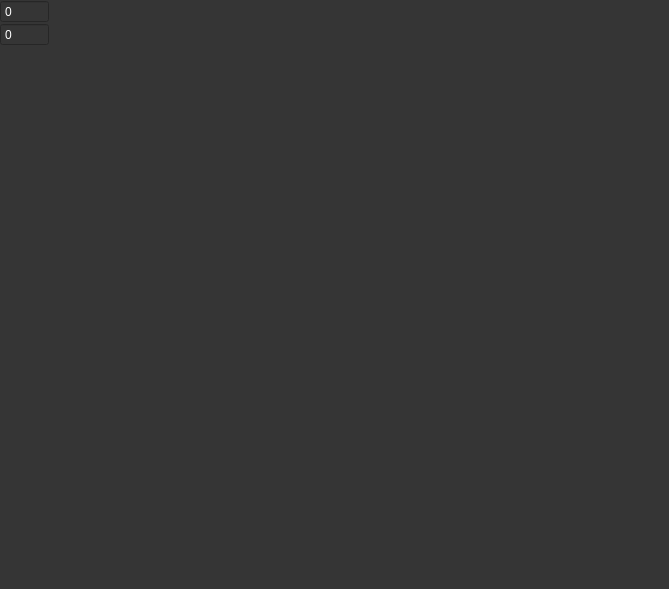
<?xml version="1.0" encoding="UTF-8"?>
<ui version="4.0">
 <class>Threshold</class>
 <widget class="QWidget" name="Threshold">
  <property name="geometry">
   <rect>
    <x>0</x>
    <y>0</y>
    <width>669</width>
    <height>589</height>
   </rect>
  </property>
  <property name="palette">
   <palette>
    <active>
     <colorrole role="WindowText">
      <brush brushstyle="SolidPattern">
       <color alpha="255">
        <red>255</red>
        <green>255</green>
        <blue>255</blue>
       </color>
      </brush>
     </colorrole>
     <colorrole role="Button">
      <brush brushstyle="SolidPattern">
       <color alpha="255">
        <red>53</red>
        <green>53</green>
        <blue>53</blue>
       </color>
      </brush>
     </colorrole>
     <colorrole role="Light">
      <brush brushstyle="SolidPattern">
       <color alpha="255">
        <red>53</red>
        <green>53</green>
        <blue>53</blue>
       </color>
      </brush>
     </colorrole>
     <colorrole role="Midlight">
      <brush brushstyle="SolidPattern">
       <color alpha="255">
        <red>53</red>
        <green>53</green>
        <blue>53</blue>
       </color>
      </brush>
     </colorrole>
     <colorrole role="Dark">
      <brush brushstyle="SolidPattern">
       <color alpha="255">
        <red>98</red>
        <green>98</green>
        <blue>98</blue>
       </color>
      </brush>
     </colorrole>
     <colorrole role="Mid">
      <brush brushstyle="SolidPattern">
       <color alpha="255">
        <red>154</red>
        <green>154</green>
        <blue>154</blue>
       </color>
      </brush>
     </colorrole>
     <colorrole role="Text">
      <brush brushstyle="SolidPattern">
       <color alpha="255">
        <red>255</red>
        <green>255</green>
        <blue>255</blue>
       </color>
      </brush>
     </colorrole>
     <colorrole role="BrightText">
      <brush brushstyle="SolidPattern">
       <color alpha="255">
        <red>255</red>
        <green>255</green>
        <blue>255</blue>
       </color>
      </brush>
     </colorrole>
     <colorrole role="ButtonText">
      <brush brushstyle="SolidPattern">
       <color alpha="255">
        <red>255</red>
        <green>255</green>
        <blue>255</blue>
       </color>
      </brush>
     </colorrole>
     <colorrole role="Base">
      <brush brushstyle="SolidPattern">
       <color alpha="255">
        <red>53</red>
        <green>53</green>
        <blue>53</blue>
       </color>
      </brush>
     </colorrole>
     <colorrole role="Window">
      <brush brushstyle="SolidPattern">
       <color alpha="255">
        <red>53</red>
        <green>53</green>
        <blue>53</blue>
       </color>
      </brush>
     </colorrole>
     <colorrole role="Shadow">
      <brush brushstyle="SolidPattern">
       <color alpha="255">
        <red>53</red>
        <green>53</green>
        <blue>53</blue>
       </color>
      </brush>
     </colorrole>
     <colorrole role="Highlight">
      <brush brushstyle="SolidPattern">
       <color alpha="255">
        <red>98</red>
        <green>98</green>
        <blue>98</blue>
       </color>
      </brush>
     </colorrole>
     <colorrole role="HighlightedText">
      <brush brushstyle="SolidPattern">
       <color alpha="255">
        <red>255</red>
        <green>255</green>
        <blue>255</blue>
       </color>
      </brush>
     </colorrole>
     <colorrole role="Link">
      <brush brushstyle="SolidPattern">
       <color alpha="255">
        <red>53</red>
        <green>53</green>
        <blue>53</blue>
       </color>
      </brush>
     </colorrole>
     <colorrole role="LinkVisited">
      <brush brushstyle="SolidPattern">
       <color alpha="255">
        <red>53</red>
        <green>53</green>
        <blue>53</blue>
       </color>
      </brush>
     </colorrole>
     <colorrole role="AlternateBase">
      <brush brushstyle="SolidPattern">
       <color alpha="255">
        <red>53</red>
        <green>53</green>
        <blue>53</blue>
       </color>
      </brush>
     </colorrole>
     <colorrole role="ToolTipBase">
      <brush brushstyle="SolidPattern">
       <color alpha="255">
        <red>255</red>
        <green>255</green>
        <blue>255</blue>
       </color>
      </brush>
     </colorrole>
     <colorrole role="ToolTipText">
      <brush brushstyle="SolidPattern">
       <color alpha="255">
        <red>255</red>
        <green>255</green>
        <blue>255</blue>
       </color>
      </brush>
     </colorrole>
     <colorrole role="PlaceholderText">
      <brush brushstyle="SolidPattern">
       <color alpha="128">
        <red>98</red>
        <green>98</green>
        <blue>98</blue>
       </color>
      </brush>
     </colorrole>
    </active>
    <inactive>
     <colorrole role="WindowText">
      <brush brushstyle="SolidPattern">
       <color alpha="255">
        <red>255</red>
        <green>255</green>
        <blue>255</blue>
       </color>
      </brush>
     </colorrole>
     <colorrole role="Button">
      <brush brushstyle="SolidPattern">
       <color alpha="255">
        <red>53</red>
        <green>53</green>
        <blue>53</blue>
       </color>
      </brush>
     </colorrole>
     <colorrole role="Light">
      <brush brushstyle="SolidPattern">
       <color alpha="255">
        <red>53</red>
        <green>53</green>
        <blue>53</blue>
       </color>
      </brush>
     </colorrole>
     <colorrole role="Midlight">
      <brush brushstyle="SolidPattern">
       <color alpha="255">
        <red>53</red>
        <green>53</green>
        <blue>53</blue>
       </color>
      </brush>
     </colorrole>
     <colorrole role="Dark">
      <brush brushstyle="SolidPattern">
       <color alpha="255">
        <red>98</red>
        <green>98</green>
        <blue>98</blue>
       </color>
      </brush>
     </colorrole>
     <colorrole role="Mid">
      <brush brushstyle="SolidPattern">
       <color alpha="255">
        <red>154</red>
        <green>154</green>
        <blue>154</blue>
       </color>
      </brush>
     </colorrole>
     <colorrole role="Text">
      <brush brushstyle="SolidPattern">
       <color alpha="255">
        <red>255</red>
        <green>255</green>
        <blue>255</blue>
       </color>
      </brush>
     </colorrole>
     <colorrole role="BrightText">
      <brush brushstyle="SolidPattern">
       <color alpha="255">
        <red>255</red>
        <green>255</green>
        <blue>255</blue>
       </color>
      </brush>
     </colorrole>
     <colorrole role="ButtonText">
      <brush brushstyle="SolidPattern">
       <color alpha="255">
        <red>255</red>
        <green>255</green>
        <blue>255</blue>
       </color>
      </brush>
     </colorrole>
     <colorrole role="Base">
      <brush brushstyle="SolidPattern">
       <color alpha="255">
        <red>53</red>
        <green>53</green>
        <blue>53</blue>
       </color>
      </brush>
     </colorrole>
     <colorrole role="Window">
      <brush brushstyle="SolidPattern">
       <color alpha="255">
        <red>53</red>
        <green>53</green>
        <blue>53</blue>
       </color>
      </brush>
     </colorrole>
     <colorrole role="Shadow">
      <brush brushstyle="SolidPattern">
       <color alpha="255">
        <red>53</red>
        <green>53</green>
        <blue>53</blue>
       </color>
      </brush>
     </colorrole>
     <colorrole role="Highlight">
      <brush brushstyle="SolidPattern">
       <color alpha="255">
        <red>98</red>
        <green>98</green>
        <blue>98</blue>
       </color>
      </brush>
     </colorrole>
     <colorrole role="HighlightedText">
      <brush brushstyle="SolidPattern">
       <color alpha="255">
        <red>255</red>
        <green>255</green>
        <blue>255</blue>
       </color>
      </brush>
     </colorrole>
     <colorrole role="Link">
      <brush brushstyle="SolidPattern">
       <color alpha="255">
        <red>53</red>
        <green>53</green>
        <blue>53</blue>
       </color>
      </brush>
     </colorrole>
     <colorrole role="LinkVisited">
      <brush brushstyle="SolidPattern">
       <color alpha="255">
        <red>53</red>
        <green>53</green>
        <blue>53</blue>
       </color>
      </brush>
     </colorrole>
     <colorrole role="AlternateBase">
      <brush brushstyle="SolidPattern">
       <color alpha="255">
        <red>53</red>
        <green>53</green>
        <blue>53</blue>
       </color>
      </brush>
     </colorrole>
     <colorrole role="ToolTipBase">
      <brush brushstyle="SolidPattern">
       <color alpha="255">
        <red>255</red>
        <green>255</green>
        <blue>255</blue>
       </color>
      </brush>
     </colorrole>
     <colorrole role="ToolTipText">
      <brush brushstyle="SolidPattern">
       <color alpha="255">
        <red>255</red>
        <green>255</green>
        <blue>255</blue>
       </color>
      </brush>
     </colorrole>
     <colorrole role="PlaceholderText">
      <brush brushstyle="SolidPattern">
       <color alpha="128">
        <red>98</red>
        <green>98</green>
        <blue>98</blue>
       </color>
      </brush>
     </colorrole>
    </inactive>
    <disabled>
     <colorrole role="WindowText">
      <brush brushstyle="SolidPattern">
       <color alpha="255">
        <red>255</red>
        <green>255</green>
        <blue>255</blue>
       </color>
      </brush>
     </colorrole>
     <colorrole role="Button">
      <brush brushstyle="SolidPattern">
       <color alpha="255">
        <red>53</red>
        <green>53</green>
        <blue>53</blue>
       </color>
      </brush>
     </colorrole>
     <colorrole role="Light">
      <brush brushstyle="SolidPattern">
       <color alpha="255">
        <red>53</red>
        <green>53</green>
        <blue>53</blue>
       </color>
      </brush>
     </colorrole>
     <colorrole role="Midlight">
      <brush brushstyle="SolidPattern">
       <color alpha="255">
        <red>53</red>
        <green>53</green>
        <blue>53</blue>
       </color>
      </brush>
     </colorrole>
     <colorrole role="Dark">
      <brush brushstyle="SolidPattern">
       <color alpha="255">
        <red>98</red>
        <green>98</green>
        <blue>98</blue>
       </color>
      </brush>
     </colorrole>
     <colorrole role="Mid">
      <brush brushstyle="SolidPattern">
       <color alpha="255">
        <red>154</red>
        <green>154</green>
        <blue>154</blue>
       </color>
      </brush>
     </colorrole>
     <colorrole role="Text">
      <brush brushstyle="SolidPattern">
       <color alpha="255">
        <red>255</red>
        <green>255</green>
        <blue>255</blue>
       </color>
      </brush>
     </colorrole>
     <colorrole role="BrightText">
      <brush brushstyle="SolidPattern">
       <color alpha="255">
        <red>255</red>
        <green>255</green>
        <blue>255</blue>
       </color>
      </brush>
     </colorrole>
     <colorrole role="ButtonText">
      <brush brushstyle="SolidPattern">
       <color alpha="255">
        <red>255</red>
        <green>255</green>
        <blue>255</blue>
       </color>
      </brush>
     </colorrole>
     <colorrole role="Base">
      <brush brushstyle="SolidPattern">
       <color alpha="255">
        <red>53</red>
        <green>53</green>
        <blue>53</blue>
       </color>
      </brush>
     </colorrole>
     <colorrole role="Window">
      <brush brushstyle="SolidPattern">
       <color alpha="255">
        <red>53</red>
        <green>53</green>
        <blue>53</blue>
       </color>
      </brush>
     </colorrole>
     <colorrole role="Shadow">
      <brush brushstyle="SolidPattern">
       <color alpha="255">
        <red>53</red>
        <green>53</green>
        <blue>53</blue>
       </color>
      </brush>
     </colorrole>
     <colorrole role="Highlight">
      <brush brushstyle="SolidPattern">
       <color alpha="255">
        <red>98</red>
        <green>98</green>
        <blue>98</blue>
       </color>
      </brush>
     </colorrole>
     <colorrole role="HighlightedText">
      <brush brushstyle="SolidPattern">
       <color alpha="255">
        <red>255</red>
        <green>255</green>
        <blue>255</blue>
       </color>
      </brush>
     </colorrole>
     <colorrole role="Link">
      <brush brushstyle="SolidPattern">
       <color alpha="255">
        <red>53</red>
        <green>53</green>
        <blue>53</blue>
       </color>
      </brush>
     </colorrole>
     <colorrole role="LinkVisited">
      <brush brushstyle="SolidPattern">
       <color alpha="255">
        <red>53</red>
        <green>53</green>
        <blue>53</blue>
       </color>
      </brush>
     </colorrole>
     <colorrole role="AlternateBase">
      <brush brushstyle="SolidPattern">
       <color alpha="255">
        <red>53</red>
        <green>53</green>
        <blue>53</blue>
       </color>
      </brush>
     </colorrole>
     <colorrole role="ToolTipBase">
      <brush brushstyle="SolidPattern">
       <color alpha="255">
        <red>255</red>
        <green>255</green>
        <blue>255</blue>
       </color>
      </brush>
     </colorrole>
     <colorrole role="ToolTipText">
      <brush brushstyle="SolidPattern">
       <color alpha="255">
        <red>255</red>
        <green>255</green>
        <blue>255</blue>
       </color>
      </brush>
     </colorrole>
     <colorrole role="PlaceholderText">
      <brush brushstyle="SolidPattern">
       <color alpha="128">
        <red>98</red>
        <green>98</green>
        <blue>98</blue>
       </color>
      </brush>
     </colorrole>
    </disabled>
   </palette>
  </property>
  <property name="windowTitle">
   <string>Form</string>
  </property>
  <layout class="QVBoxLayout" name="verticalLayout">
   <property name="spacing">
    <number>3</number>
   </property>
   <property name="leftMargin">
    <number>0</number>
   </property>
   <property name="topMargin">
    <number>0</number>
   </property>
   <property name="rightMargin">
    <number>0</number>
   </property>
   <property name="bottomMargin">
    <number>0</number>
   </property>
   <item>
    <widget class="QWidget" name="widget" native="true">
     <property name="sizePolicy">
      <sizepolicy hsizetype="Maximum" vsizetype="Maximum">
       <horstretch>0</horstretch>
       <verstretch>0</verstretch>
      </sizepolicy>
     </property>
     <layout class="QVBoxLayout" name="verticalLayout_2">
      <property name="spacing">
       <number>0</number>
      </property>
      <property name="leftMargin">
       <number>0</number>
      </property>
      <property name="topMargin">
       <number>0</number>
      </property>
      <property name="rightMargin">
       <number>0</number>
      </property>
      <property name="bottomMargin">
       <number>0</number>
      </property>
      <item>
       <widget class="QSpinBox" name="sbLevelMax">
        <property name="buttonSymbols">
         <enum>QAbstractSpinBox::NoButtons</enum>
        </property>
        <property name="minimum">
         <number>-50000</number>
        </property>
        <property name="maximum">
         <number>50000</number>
        </property>
        <property name="singleStep">
         <number>1</number>
        </property>
       </widget>
      </item>
      <item>
       <widget class="QSpinBox" name="sbLevelMin">
        <property name="buttonSymbols">
         <enum>QAbstractSpinBox::NoButtons</enum>
        </property>
        <property name="minimum">
         <number>-50000</number>
        </property>
        <property name="maximum">
         <number>50000</number>
        </property>
       </widget>
      </item>
     </layout>
    </widget>
   </item>
   <item>
    <widget class="ThresholdSlider" name="slider" native="true"/>
   </item>
  </layout>
 </widget>
 <customwidgets>
  <customwidget>
   <class>ThresholdSlider</class>
   <extends>QWidget</extends>
   <header>..controllers.threshold.h</header>
   <container>1</container>
  </customwidget>
 </customwidgets>
 <resources/>
 <connections/>
</ui>
